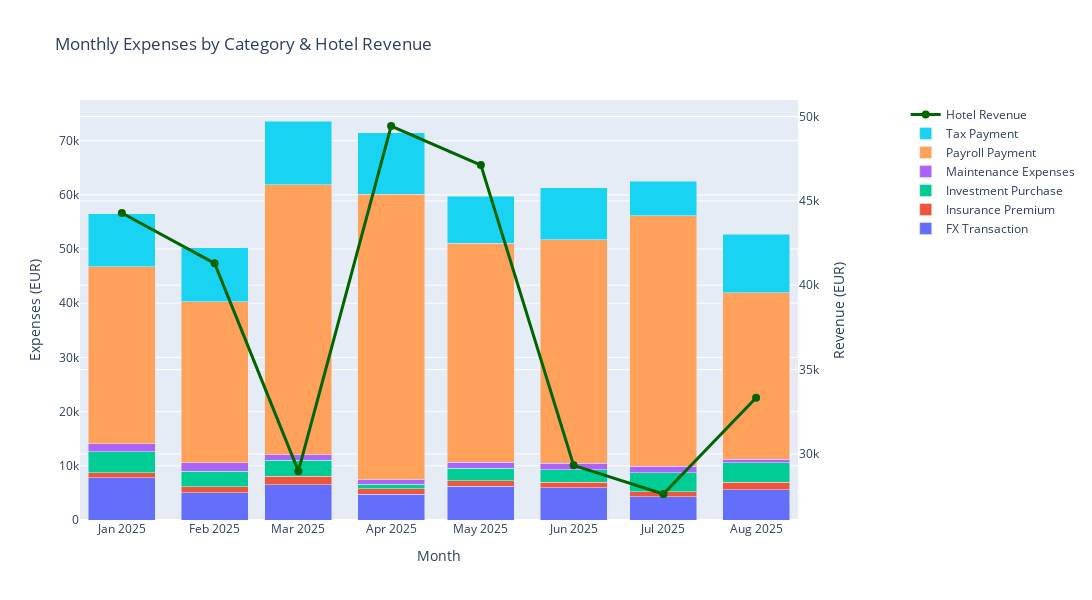

Notebook cell for this chart:
### Markdown cell above
**Code Cell Description:**

Generates the monthly expenses chart showing stacked bars for expense categories (Payroll, Tax, FX, Investment, Insurance, Maintenance) with hotel revenue as an overlaid line. Exports data in TypeScript-ready format.

### Code cell
# CHART 1: Monthly Expenses by Category (Stacked Bar) + Hotel Revenue (Line)

# Prepare data
tx = transactions.copy()
tx['month'] = pd.to_datetime(tx[trx_date_col]).dt.to_period('M')

# Extract category from additional_info
tx['category'] = tx['additional_info'].str.extract(r'(.*?) - ')[0]

# Separate expenses (DBIT) and revenue (CRDT)
expenses = tx[(tx['credit_or_debit'] == 'DBIT') & (tx['category'].notna())]
revenue = tx[(tx['credit_or_debit'] == 'CRDT')]

# Aggregate monthly expenses by category
monthly_expenses = expenses.groupby(['month', 'category'])['amount'].sum().reset_index()
monthly_expenses['month_str'] = monthly_expenses['month'].astype(str)

# Aggregate monthly revenue
monthly_revenue = revenue.groupby('month')['amount'].sum().reset_index()
monthly_revenue['month_str'] = monthly_revenue['month'].astype(str)

# Create stacked bar chart for expenses
fig1 = go.Figure()

# Add expense bars by category
categories = monthly_expenses['category'].unique()
for category in sorted(categories):
    cat_data = monthly_expenses[monthly_expenses['category'] == category]
    fig1.add_trace(go.Bar(
        x=cat_data['month_str'],
        y=cat_data['amount'],
        name=category,
        hovertemplate='%{x}<br>%{fullData.name}: €%{y:,.2f}<extra></extra>'
    ))

# Add revenue line
fig1.add_trace(go.Scatter(
    x=monthly_revenue['month_str'],
    y=monthly_revenue['amount'],
    name='Hotel Revenue',
    mode='lines+markers',
    line=dict(color='darkgreen', width=3),
    marker=dict(size=8),
    yaxis='y2',
    hovertemplate='%{x}<br>Revenue: €%{y:,.2f}<extra></extra>'
))

# Update layout
fig1.update_layout(
    title='Monthly Expenses by Category & Hotel Revenue',
    xaxis=dict(title='Month'),
    yaxis=dict(title='Expenses (EUR)', side='left'),
    yaxis2=dict(title='Revenue (EUR)', overlaying='y', side='right'),
    barmode='stack',
    legend=dict(orientation='v', yanchor='top', y=1, xanchor='left', x=1.15),
    hovermode='x unified',
    height=600,
    width=1200
)

fig1.show()

# Calculate and display average percentage share of each expense category
print("\n=== Average Percentage Share of Expense Categories ===")
total_expenses_by_category = expenses.groupby('category')['amount'].sum().reset_index()
total_expenses_overall = total_expenses_by_category['amount'].sum()
total_expenses_by_category['percentage'] = (total_expenses_by_category['amount'] / total_expenses_overall) * 100
total_expenses_by_category = total_expenses_by_category.sort_values('percentage', ascending=False)

for idx, row in total_expenses_by_category.iterrows():
    print(f"{row['category']}: {row['percentage']:.2f}% (€{row['amount']:,.2f})")
print(f"\nTotal Expenses: €{total_expenses_overall:,.2f}")

# Create DataFrame for CSV export
# Pivot expenses to have categories as columns
monthly_expenses_pivot = monthly_expenses.pivot(index='month', columns='category', values='amount').reset_index()

# Rename columns to match expected format
category_mapping = {
    'Payroll Payment': 'Payroll',
    'Tax Payment': 'Tax',
    'FX Transaction': 'FX',
    'Investment Purchase': 'Investment',
    'Insurance Premium': 'Insurance',
    'Maintenance Expenses': 'Maintenance'
}
monthly_expenses_pivot = monthly_expenses_pivot.rename(columns=category_mapping)

# Add revenue column
monthly_revenue_for_merge = monthly_revenue.copy()
monthly_revenue_for_merge['month'] = monthly_revenue_for_merge['month'].astype(str).apply(lambda x: pd.Period(x, freq='M'))
monthly_expenses_pivot = monthly_expenses_pivot.merge(
    monthly_revenue_for_merge[['month', 'amount']], 
    on='month', 
    how='left'
).rename(columns={'amount': 'Revenue'})

# Convert month to date string
monthly_expenses_pivot['date'] = monthly_expenses_pivot['month'].astype(str)
monthly_expenses_pivot = monthly_expenses_pivot.drop('month', axis=1)

# Fill NaN with 0 and reorder columns
expected_columns = ['date', 'Maintenance', 'Insurance', 'Investment', 'FX', 'Tax', 'Payroll', 'Revenue']
for col in expected_columns:
    if col not in monthly_expenses_pivot.columns and col != 'date':
        monthly_expenses_pivot[col] = 0

monthly_expenses_pivot = monthly_expenses_pivot[expected_columns].fillna(0)

# Create alias for export
revenue_expenses_chart = monthly_expenses_pivot.copy()

print("\n✓ DataFrame 'revenue_expenses_chart' created for export")
print(f"Shape: {revenue_expenses_chart.shape}")
display(revenue_expenses_chart)

# Format output for JavaScript/TypeScript
print("\n" + "="*80)
print("COPY-PASTE READY FORMAT:")
print("="*80)
print("const data = [")

for idx, row in revenue_expenses_chart.iterrows():
    # Convert date string "2025-01" to "Jan 25" format
    month_period = pd.Period(row['date'], freq='M')
    date_formatted = month_period.strftime('%b %y')
    
    print(f"  {{ date: \"{date_formatted}\", Maintenance: {row['Maintenance']}, Insurance: {row['Insurance']}, Investment: {row['Investment']}, FX: {row['FX']}, Tax: {row['Tax']}, Payroll: {row['Payroll']}, Revenue: {row['Revenue']} }},")

print("];")
print("="*80)

### Figure 1 — Plotly figure (JSON) as saved in the notebook; plotly's stock layout.template omitted (floating-point values rounded to 4 significant figures)
{"data": [{"hovertemplate": "%{x}<br>%{fullData.name}: €%{y:,.2f}<extra></extra>", "name": "FX Transaction", "type": "bar", "x": ["2025-01", "2025-02", "2025-03", "2025-04", "2025-05", "2025-06", "2025-07", "2025-08"], "y": [7833.0, 5000.0, 6480.0, 4742.0, 6218.0, 5983.0, 4276.0, 5623.0]}, {"hovertemplate": "%{x}<br>%{fullData.name}: €%{y:,.2f}<extra></extra>", "name": "Insurance Premium", "type": "bar", "x": ["2025-01", "2025-02", "2025-03", "2025-04", "2025-05", "2025-06", "2025-07", "2025-08"], "y": [886.0, 1182.0, 1623.0, 1015.0, 1044.0, 1025.0, 953.7, 1331.0]}, {"hovertemplate": "%{x}<br>%{fullData.name}: €%{y:,.2f}<extra></extra>", "name": "Investment Purchase", "type": "bar", "x": ["2025-01", "2025-02", "2025-03", "2025-04", "2025-05", "2025-06", "2025-07", "2025-08"], "y": [3904.0, 2770.0, 2932.0, 814.6, 2282.0, 2231.0, 3491.0, 3611.0]}, {"hovertemplate": "%{x}<br>%{fullData.name}: €%{y:,.2f}<extra></extra>", "name": "Maintenance Expenses", "type": "bar", "x": ["2025-01", "2025-02", "2025-03", "2025-04", "2025-05", "2025-06", "2025-07", "2025-08"], "y": [1437.0, 1570.0, 1018.0, 896.8, 1078.0, 1258.0, 1170.0, 628.3]}, {"hovertemplate": "%{x}<br>%{fullData.name}: €%{y:,.2f}<extra></extra>", "name": "Payroll Payment", "type": "bar", "x": ["2025-01", "2025-02", "2025-03", "2025-04", "2025-05", "2025-06", "2025-07", "2025-08"], "y": [32650.0, 29710.0, 49830.0, 52610.0, 40460.0, 41200.0, 46290.0, 30730.0]}, {"hovertemplate": "%{x}<br>%{fullData.name}: €%{y:,.2f}<extra></extra>", "name": "Tax Payment", "type": "bar", "x": ["2025-01", "2025-02", "2025-03", "2025-04", "2025-05", "2025-06", "2025-07", "2025-08"], "y": [9772.0, 10050.0, 11750.0, 11410.0, 8674.0, 9608.0, 6322.0, 10840.0]}, {"hovertemplate": "%{x}<br>Revenue: €%{y:,.2f}<extra></extra>", "line": {"color": "darkgreen", "width": 3}, "marker": {"size": 8}, "mode": "lines+markers", "name": "Hotel Revenue", "type": "scatter", "x": ["2025-01", "2025-02", "2025-03", "2025-04", "2025-05", "2025-06", "2025-07", "2025-08"], "y": [44280.0, 41300.0, 28980.0, 49440.0, 47120.0, 29330.0, 27630.0, 33330.0], "yaxis": "y2"}], "layout": {"barmode": "stack", "height": 600, "hovermode": "x unified", "legend": {"orientation": "v", "x": 1.15, "xanchor": "left", "y": 1, "yanchor": "top"}, "title": {"text": "Monthly Expenses by Category & Hotel Revenue"}, "width": 1200, "xaxis": {"title": {"text": "Month"}}, "yaxis": {"side": "left", "title": {"text": "Expenses (EUR)"}}, "yaxis2": {"overlaying": "y", "side": "right", "title": {"text": "Revenue (EUR)"}}}}
